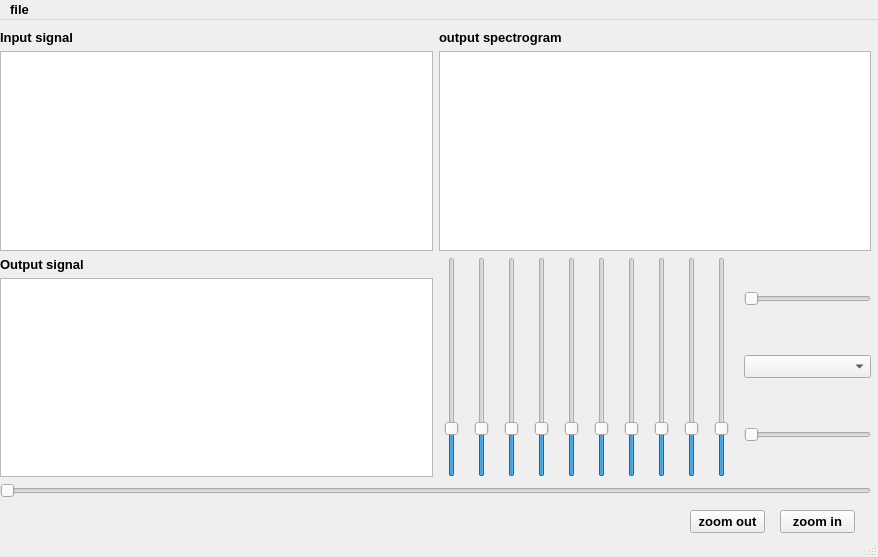
<?xml version="1.0" encoding="UTF-8"?>
<ui version="4.0">
 <class>MainWindow</class>
 <widget class="QMainWindow" name="MainWindow">
  <property name="geometry">
   <rect>
    <x>0</x>
    <y>0</y>
    <width>878</width>
    <height>557</height>
   </rect>
  </property>
  <property name="font">
   <font>
    <pointsize>10</pointsize>
    <weight>75</weight>
    <bold>true</bold>
   </font>
  </property>
  <property name="windowTitle">
   <string>MainWindow</string>
  </property>
  <widget class="QWidget" name="centralwidget">
   <widget class="QWidget" name="horizontalLayoutWidget_3">
    <property name="geometry">
     <rect>
      <x>20</x>
      <y>750</y>
      <width>136</width>
      <height>18</height>
     </rect>
    </property>
    <layout class="QHBoxLayout" name="horizontalLayout_2">
     <item>
      <widget class="QLabel" name="slider_value_0">
       <property name="text">
        <string>1</string>
       </property>
      </widget>
     </item>
     <item>
      <widget class="QLabel" name="slider_value_1">
       <property name="text">
        <string>1</string>
       </property>
      </widget>
     </item>
     <item>
      <widget class="QLabel" name="slider_value_2">
       <property name="text">
        <string>1</string>
       </property>
      </widget>
     </item>
     <item>
      <widget class="QLabel" name="slider_value_3">
       <property name="text">
        <string>1</string>
       </property>
      </widget>
     </item>
     <item>
      <widget class="QLabel" name="slider_value_4">
       <property name="text">
        <string>1</string>
       </property>
      </widget>
     </item>
     <item>
      <widget class="QLabel" name="slider_value_5">
       <property name="text">
        <string>1</string>
       </property>
      </widget>
     </item>
     <item>
      <widget class="QLabel" name="slider_value_6">
       <property name="text">
        <string>1</string>
       </property>
      </widget>
     </item>
     <item>
      <widget class="QLabel" name="slider_value_7">
       <property name="text">
        <string>1</string>
       </property>
      </widget>
     </item>
     <item>
      <widget class="QLabel" name="slider_value_8">
       <property name="text">
        <string>1</string>
       </property>
      </widget>
     </item>
     <item>
      <widget class="QLabel" name="slider_value_9">
       <property name="text">
        <string>1</string>
       </property>
      </widget>
     </item>
    </layout>
   </widget>
   <widget class="QPushButton" name="zoomIn">
    <property name="geometry">
     <rect>
      <x>780</x>
      <y>490</y>
      <width>75</width>
      <height>23</height>
     </rect>
    </property>
    <property name="text">
     <string>zoom in</string>
    </property>
   </widget>
   <widget class="QPushButton" name="zoomOut">
    <property name="geometry">
     <rect>
      <x>690</x>
      <y>490</y>
      <width>75</width>
      <height>23</height>
     </rect>
    </property>
    <property name="text">
     <string>zoom out</string>
    </property>
   </widget>
   <widget class="QWidget" name="">
    <property name="geometry">
     <rect>
      <x>0</x>
      <y>10</y>
      <width>871</width>
      <height>468</height>
     </rect>
    </property>
    <layout class="QVBoxLayout" name="verticalLayout_5">
     <item>
      <layout class="QHBoxLayout" name="horizontalLayout_3">
       <item>
        <layout class="QVBoxLayout" name="verticalLayout_3">
         <item>
          <widget class="QLabel" name="input_label">
           <property name="text">
            <string>Input signal</string>
           </property>
          </widget>
         </item>
         <item>
          <widget class="QGraphicsView" name="input_signal">
           <property name="enabled">
            <bool>true</bool>
           </property>
          </widget>
         </item>
         <item>
          <widget class="QLabel" name="output_label">
           <property name="text">
            <string>Output signal</string>
           </property>
          </widget>
         </item>
         <item>
          <widget class="QGraphicsView" name="output_signal">
           <property name="enabled">
            <bool>true</bool>
           </property>
          </widget>
         </item>
        </layout>
       </item>
       <item>
        <layout class="QVBoxLayout" name="verticalLayout_2">
         <item>
          <layout class="QVBoxLayout" name="verticalLayout">
           <item>
            <widget class="QLabel" name="label_2">
             <property name="text">
              <string>output spectrogram</string>
             </property>
            </widget>
           </item>
           <item>
            <widget class="QGraphicsView" name="ouput_spectrogram"/>
           </item>
          </layout>
         </item>
         <item>
          <layout class="QHBoxLayout" name="horizontalLayout">
           <property name="spacing">
            <number>15</number>
           </property>
           <item>
            <spacer name="verticalSpacer">
             <property name="orientation">
              <enum>Qt::Vertical</enum>
             </property>
             <property name="sizeType">
              <enum>QSizePolicy::Fixed</enum>
             </property>
             <property name="sizeHint" stdset="0">
              <size>
               <width>5</width>
               <height>130</height>
              </size>
             </property>
            </spacer>
           </item>
           <item>
            <widget class="QSlider" name="verticalSlider_0">
             <property name="minimum">
              <number>0</number>
             </property>
             <property name="maximum">
              <number>5</number>
             </property>
             <property name="sliderPosition">
              <number>1</number>
             </property>
             <property name="orientation">
              <enum>Qt::Vertical</enum>
             </property>
            </widget>
           </item>
           <item>
            <widget class="QSlider" name="verticalSlider_1">
             <property name="minimum">
              <number>0</number>
             </property>
             <property name="maximum">
              <number>5</number>
             </property>
             <property name="sliderPosition">
              <number>1</number>
             </property>
             <property name="orientation">
              <enum>Qt::Vertical</enum>
             </property>
            </widget>
           </item>
           <item>
            <widget class="QSlider" name="verticalSlider_2">
             <property name="minimum">
              <number>0</number>
             </property>
             <property name="maximum">
              <number>5</number>
             </property>
             <property name="sliderPosition">
              <number>1</number>
             </property>
             <property name="orientation">
              <enum>Qt::Vertical</enum>
             </property>
            </widget>
           </item>
           <item>
            <widget class="QSlider" name="verticalSlider_3">
             <property name="minimum">
              <number>0</number>
             </property>
             <property name="maximum">
              <number>5</number>
             </property>
             <property name="sliderPosition">
              <number>1</number>
             </property>
             <property name="orientation">
              <enum>Qt::Vertical</enum>
             </property>
            </widget>
           </item>
           <item>
            <widget class="QSlider" name="verticalSlider_4">
             <property name="minimum">
              <number>0</number>
             </property>
             <property name="maximum">
              <number>5</number>
             </property>
             <property name="sliderPosition">
              <number>1</number>
             </property>
             <property name="orientation">
              <enum>Qt::Vertical</enum>
             </property>
            </widget>
           </item>
           <item>
            <widget class="QSlider" name="verticalSlider_5">
             <property name="minimum">
              <number>0</number>
             </property>
             <property name="maximum">
              <number>5</number>
             </property>
             <property name="sliderPosition">
              <number>1</number>
             </property>
             <property name="orientation">
              <enum>Qt::Vertical</enum>
             </property>
            </widget>
           </item>
           <item>
            <widget class="QSlider" name="verticalSlider_6">
             <property name="minimum">
              <number>0</number>
             </property>
             <property name="maximum">
              <number>5</number>
             </property>
             <property name="sliderPosition">
              <number>1</number>
             </property>
             <property name="orientation">
              <enum>Qt::Vertical</enum>
             </property>
            </widget>
           </item>
           <item>
            <widget class="QSlider" name="verticalSlider_7">
             <property name="minimum">
              <number>0</number>
             </property>
             <property name="maximum">
              <number>5</number>
             </property>
             <property name="sliderPosition">
              <number>1</number>
             </property>
             <property name="orientation">
              <enum>Qt::Vertical</enum>
             </property>
            </widget>
           </item>
           <item>
            <widget class="QSlider" name="verticalSlider_8">
             <property name="minimum">
              <number>0</number>
             </property>
             <property name="maximum">
              <number>5</number>
             </property>
             <property name="sliderPosition">
              <number>1</number>
             </property>
             <property name="orientation">
              <enum>Qt::Vertical</enum>
             </property>
            </widget>
           </item>
           <item>
            <widget class="QSlider" name="verticalSlider_9">
             <property name="minimum">
              <number>0</number>
             </property>
             <property name="maximum">
              <number>5</number>
             </property>
             <property name="sliderPosition">
              <number>1</number>
             </property>
             <property name="orientation">
              <enum>Qt::Vertical</enum>
             </property>
            </widget>
           </item>
           <item>
            <layout class="QVBoxLayout" name="verticalLayout_4">
             <item>
              <widget class="QSlider" name="max_slider">
               <property name="orientation">
                <enum>Qt::Horizontal</enum>
               </property>
              </widget>
             </item>
             <item>
              <widget class="QComboBox" name="pallet"/>
             </item>
             <item>
              <widget class="QSlider" name="min_slider">
               <property name="orientation">
                <enum>Qt::Horizontal</enum>
               </property>
              </widget>
             </item>
            </layout>
           </item>
          </layout>
         </item>
        </layout>
       </item>
      </layout>
     </item>
     <item>
      <widget class="QSlider" name="scroll">
       <property name="orientation">
        <enum>Qt::Horizontal</enum>
       </property>
      </widget>
     </item>
    </layout>
   </widget>
  </widget>
  <widget class="QStatusBar" name="statusbar"/>
  <widget class="QMenuBar" name="menubar">
   <property name="geometry">
    <rect>
     <x>0</x>
     <y>0</y>
     <width>878</width>
     <height>21</height>
    </rect>
   </property>
   <widget class="QMenu" name="file">
    <property name="title">
     <string>file</string>
    </property>
    <addaction name="open"/>
    <addaction name="save"/>
   </widget>
   <addaction name="file"/>
  </widget>
  <action name="open">
   <property name="text">
    <string>open</string>
   </property>
  </action>
  <action name="save">
   <property name="text">
    <string>save</string>
   </property>
  </action>
 </widget>
 <resources/>
 <connections/>
</ui>
